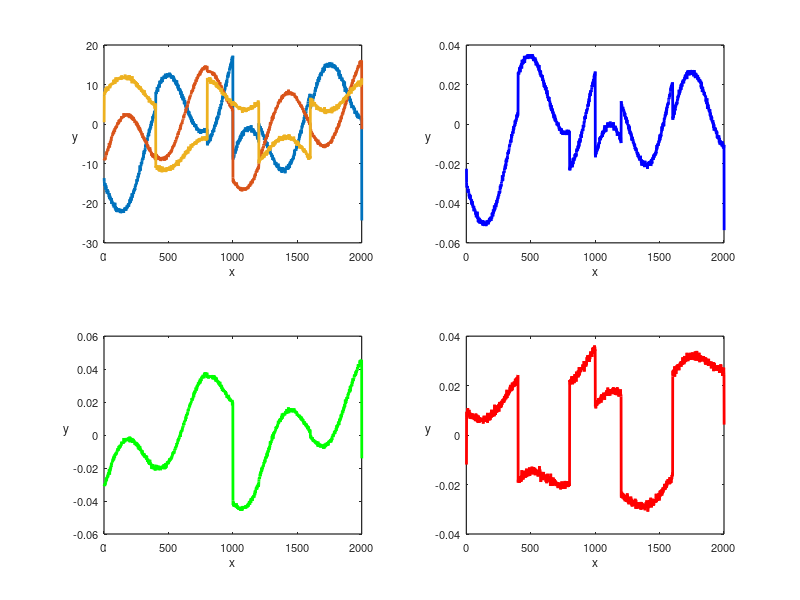

This chart was generated by the following MATLAB code:
clear all; close all; clc;
 set(0,'defaultfigureposition',[40 320 540 300],'defaultaxeslinewidth',0.9,'defaultaxesfontsize',8,...
 'defaultlinelinewidth',1.1,'defaultpatchlinewidth',1.1,'defaultlinemarkersize',15), format compact, format short
 x=[0:0.01:20]';
 signalA = @(x) sin(x);
 signalB = @(x) 2*mod(x/10,1)-1;
 signalC = @(x) -sign(sin(0.25*pi*x))*0.5;
 Z=[signalA(x) signalB(x) signalC(x)];

 [N M]=size(Z);
 Z=Z+0.02*randn(N,M);
 [N M]=size(Z);
 A=round(10*randn(3,3)*1000)/1000
 X0=A*Z';
 X=X0';
 
 figure
 subplot(2,2,1)
 plot(X,'LineWidth',2)
 xlim([0,2000])
 xlabel('x'),ylabel('y','Rotation',0)
 
 [u,s,v] = svd(X,0);
 
 
 subplot(2,2,2)
 plot(u(:,1),'b','LineWidth',2)
 xlim([0,2000])
 xlabel('x'),ylabel('y','Rotation',0)
 
 subplot(2,2,3)
 plot(u(:,2),'g','LineWidth',2)
 xlim([0,2000])
 xlabel('x'),ylabel('y','Rotation',0)
 
 subplot(2,2,4)
 plot(u(:,3),'r','LineWidth',2)
 xlim([0,2000])
 xlabel('x'),ylabel('y','Rotation',0)